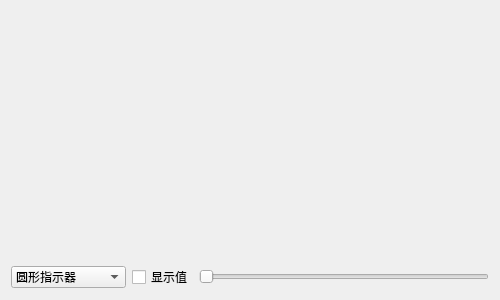
<?xml version="1.0" encoding="UTF-8"?>
<ui version="4.0">
 <class>frmGaugeDial</class>
 <widget class="QWidget" name="frmGaugeDial">
  <property name="geometry">
   <rect>
    <x>0</x>
    <y>0</y>
    <width>500</width>
    <height>300</height>
   </rect>
  </property>
  <property name="windowTitle">
   <string>Form</string>
  </property>
  <layout class="QVBoxLayout" name="verticalLayout">
   <item>
    <widget class="GaugeDial" name="gaugeDial" native="true">
     <property name="sizePolicy">
      <sizepolicy hsizetype="Preferred" vsizetype="Expanding">
       <horstretch>0</horstretch>
       <verstretch>0</verstretch>
      </sizepolicy>
     </property>
    </widget>
   </item>
   <item>
    <layout class="QHBoxLayout" name="horizontalLayout">
     <item>
      <widget class="QComboBox" name="cboxPointerStyle">
       <property name="minimumSize">
        <size>
         <width>110</width>
         <height>0</height>
        </size>
       </property>
       <item>
        <property name="text">
         <string>圆形指示器</string>
        </property>
       </item>
       <item>
        <property name="text">
         <string>指针指示器</string>
        </property>
       </item>
       <item>
        <property name="text">
         <string>圆角指针指示器</string>
        </property>
       </item>
       <item>
        <property name="text">
         <string>三角形指示器</string>
        </property>
       </item>
      </widget>
     </item>
     <item>
      <widget class="QCheckBox" name="ckShowValue">
       <property name="text">
        <string>显示值</string>
       </property>
      </widget>
     </item>
     <item>
      <widget class="QSlider" name="horizontalSlider">
       <property name="maximum">
        <number>100</number>
       </property>
       <property name="orientation">
        <enum>Qt::Horizontal</enum>
       </property>
      </widget>
     </item>
    </layout>
   </item>
  </layout>
 </widget>
 <customwidgets>
  <customwidget>
   <class>GaugeDial</class>
   <extends>QWidget</extends>
   <header>gaugedial.h</header>
  </customwidget>
 </customwidgets>
 <resources/>
 <connections/>
</ui>
